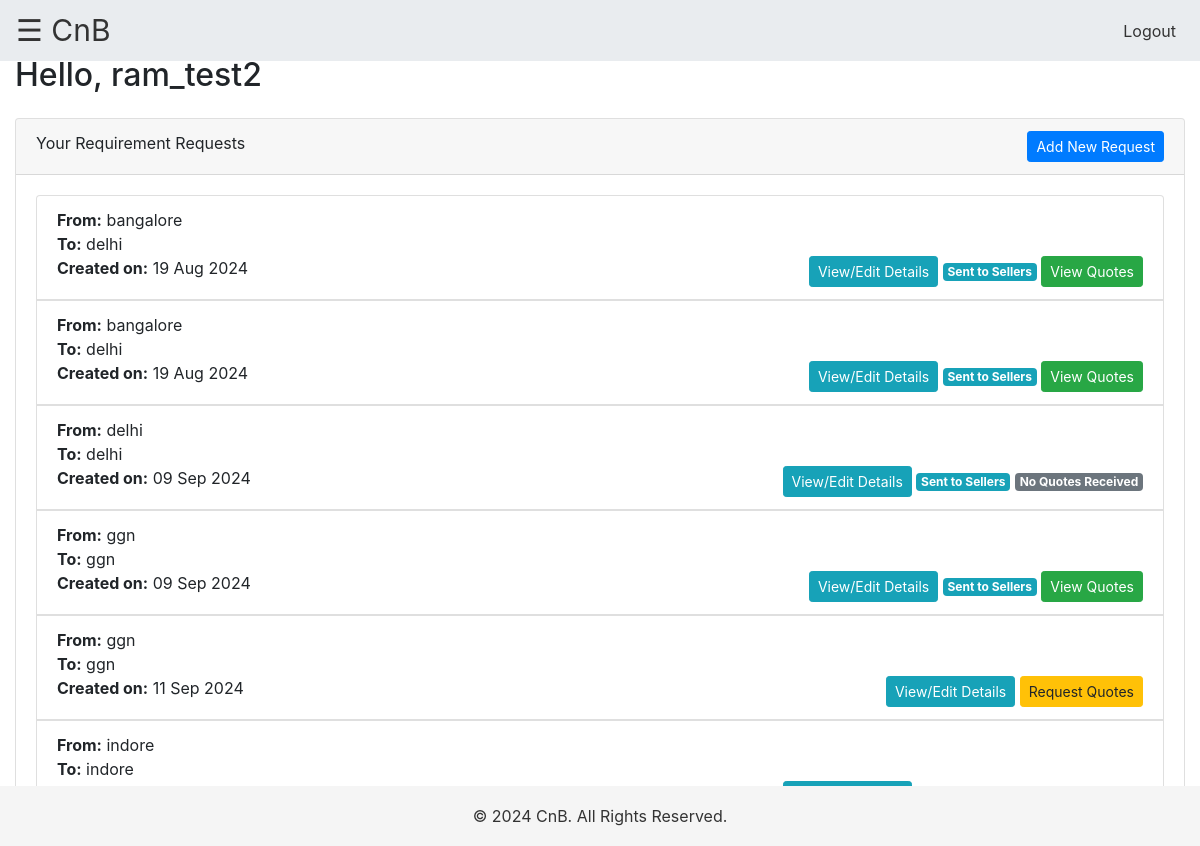
Screenshot of /buyer_dashboard/ (signed in) with the database file from the repository.
### myapp/models.py (models this page shows, shortened)
class Product(models.Model):
    buyer = models.ForeignKey(User, on_delete=models.CASCADE)
    from_city = models.CharField(max_length=255)
    to_city = models.CharField(max_length=255)
    shifting_plan = models.CharField(max_length=20, choices=[('7 days', 'In next 7 days'), ('15 days', 'In next 15 days'), ('30 days', 'In next 30 days'), ('30+ days', 'In next 30+ days')])
    item_details = models.TextField()
    call_preference = models.BooleanField(default=False)
    call_time = models.TimeField(blank=True, null=True)
    budget_min = models.DecimalField(max_digits=10, decimal_places=2)
    budget_max = models.DecimalField(max_digits=10, decimal_places=2)
    specific_requirements = models.TextField(blank=True, null=True)
    created_at = models.DateTimeField(auto_now_add=True)
    is_quote_requested = models.BooleanField(default=False)

### myapp/views.py (the view)
# urls.py: path('buyer_dashboard/', views.buyer_dashboard, name='buyer_dashboard'),
def buyer_dashboard(request):
    if not hasattr(request.user, 'buyer'):
        return redirect('login')
    products = Product.objects.filter(buyer=request.user)
    context = {
        'products': products
    }
    return render(request, 'myapp/buyer_dashboard.html', context)

### myapp/templates/myapp/buyer_dashboard.html (shortened to what this page needs)
{% extends 'myapp/base.html' %}
{% block content %}
<h2>Hello, {{ user.username }}</h2>
<div class="card mt-4">
    <div class="card-header">
        Your Requirement Requests
        <a href="{% url 'create_new_request' %}" class="btn btn-primary btn-sm float-right">Add New Request</a>
    </div>
    <div class="card-body">
        {% if products %}
            <ul class="list-group">
                {% for product in products %}
                    <li class="list-group-item">
                        <strong>From:</strong> {{ product.from_city }} <br>
                        <strong>To:</strong> {{ product.to_city }} <br>
                        <strong>Created on:</strong> {{ product.created_at|date:"d M Y" }}
                        <div class="float-right">
                            <button class="btn btn-sm btn-info" data-toggle="modal" data-target="#editModal{{ product.id }}">
                                View/Edit Details
                            </button>
                            {% if not product.is_quote_requested %}
                                <button class="btn btn-sm btn-warning" onclick="confirmQuoteRequest({{ product.id }})">Request Quotes</button>
                            {% else %}
                                <span class="badge badge-info">Sent to Sellers</span>
                                {% if product.bid_set.exists %}
                                    <a href="{% url 'view_quotes' product.id %}" class="btn btn-sm btn-success">View Quotes</a>
                                {% else %}
                                    <span class="badge badge-secondary">No Quotes Received</span>
                                {% endif %}
                            {% endif %}
                        </div>
                    </li>
                {% endfor %}
            </ul>
        {% else %}
            <p>You have no active requests. <a href="{% url 'create_new_request' %}">Create a new request</a> to start receiving quotes.</p>
        {% endif %}
    </div>
</div>
{% endblock %}

### myapp/templates/myapp/base.html (style rules this page uses)
body { padding-top: 56px; overflow-x: hidden; }

### rows the page displays
Product: from_city "bangalore", to_city "delhi", created_at "19 Aug 2024", is_quote_requested "Sent to Sellers"
Product: from_city "bangalore", to_city "delhi", created_at "19 Aug 2024", is_quote_requested "Sent to Sellers"
Product: from_city "delhi", to_city "delhi", created_at "09 Sep 2024", is_quote_requested "Sent to Sellers"
Product: from_city "ggn", to_city "ggn", created_at "09 Sep 2024", is_quote_requested "Sent to Sellers"
Product: from_city "ggn", to_city "ggn", created_at "11 Sep 2024"
Product: from_city "indore", to_city "indore"

### other values shown
{{ user.username }} "ram_test2"
